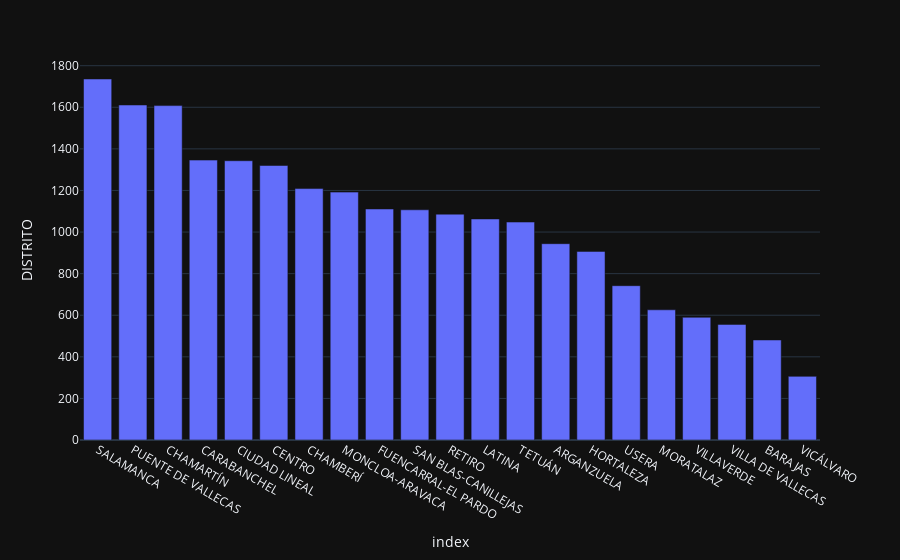

Write notebook code for a chart like this one.
### Code cell
px.bar(df_2019['DISTRITO'].value_counts().reset_index(), x='index', y='DISTRITO')

### Figure 1 — Plotly figure (JSON) as saved in the notebook; plotly's stock layout.template omitted (floating-point values rounded to 4 significant figures)
{"data": [{"alignmentgroup": "True", "hovertemplate": "index=%{x}<br>DISTRITO=%{y}<extra></extra>", "legendgroup": "", "marker": {"color": "#636efa", "pattern": {"shape": ""}}, "name": "", "offsetgroup": "", "orientation": "v", "showlegend": false, "textposition": "auto", "x": ["SALAMANCA", "PUENTE DE VALLECAS", "CHAMARTÍN", "CARABANCHEL", "CIUDAD LINEAL", "CENTRO", "CHAMBERÍ", "MONCLOA-ARAVACA", "FUENCARRAL-EL PARDO", "SAN BLAS-CANILLEJAS", "RETIRO", "LATINA", "TETUÁN", "ARGANZUELA", "HORTALEZA", "USERA", "MORATALAZ", "VILLAVERDE", "VILLA DE VALLECAS", "BARAJAS", "VICÁLVARO"], "xaxis": "x", "y": [1736, 1611, 1608, 1346, 1343, 1320, 1209, 1192, 1111, 1107, 1086, 1063, 1048, 944, 907, 742, 626, 590, 556, 481, 306], "yaxis": "y", "type": "bar"}], "layout": {"xaxis": {"anchor": "y", "domain": [0.0, 1.0], "title": {"text": "index"}}, "yaxis": {"anchor": "x", "domain": [0.0, 1.0], "title": {"text": "DISTRITO"}}, "legend": {"tracegroupgap": 0}, "margin": {"t": 60}, "barmode": "relative"}}
